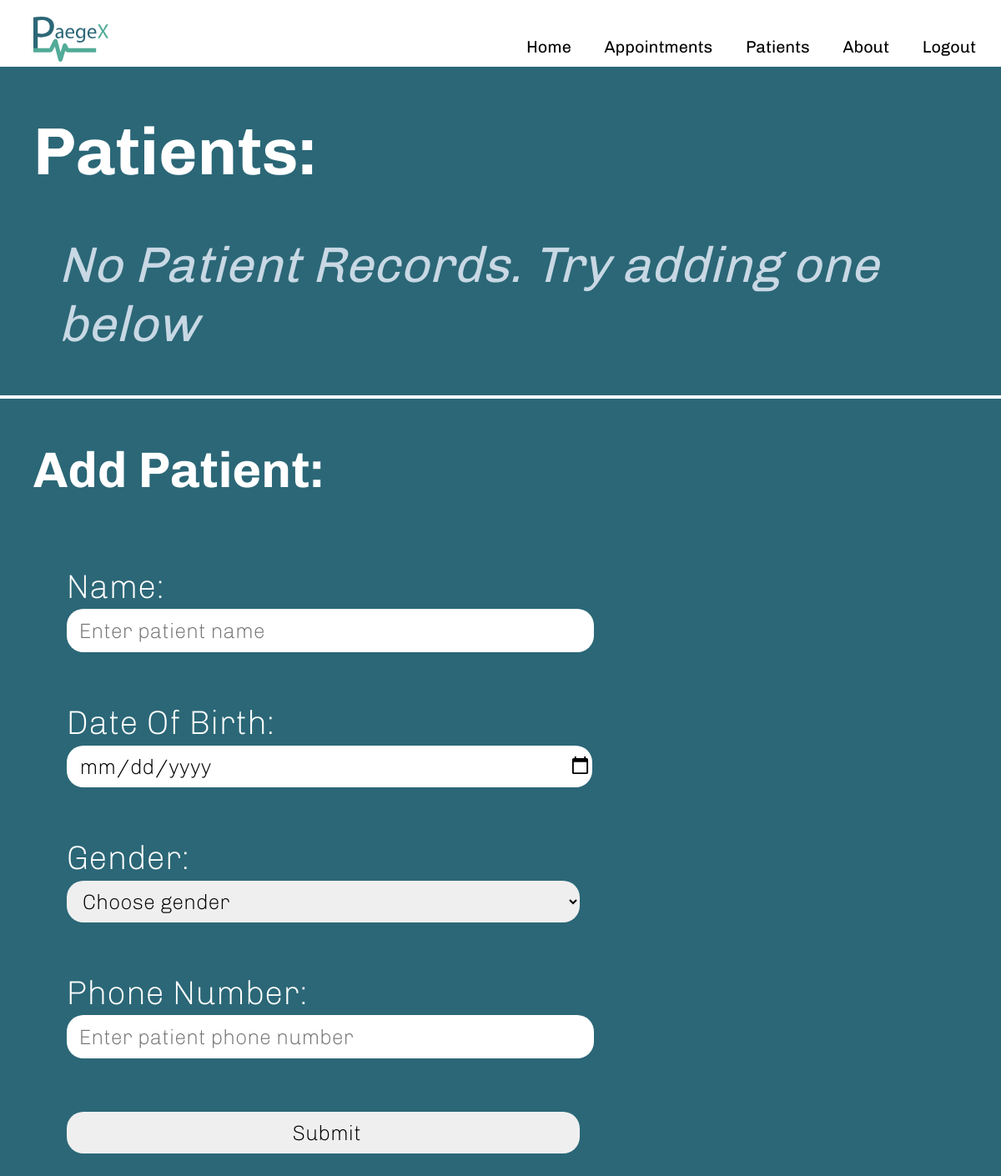
The app's page /patients/ (signed in), older data.
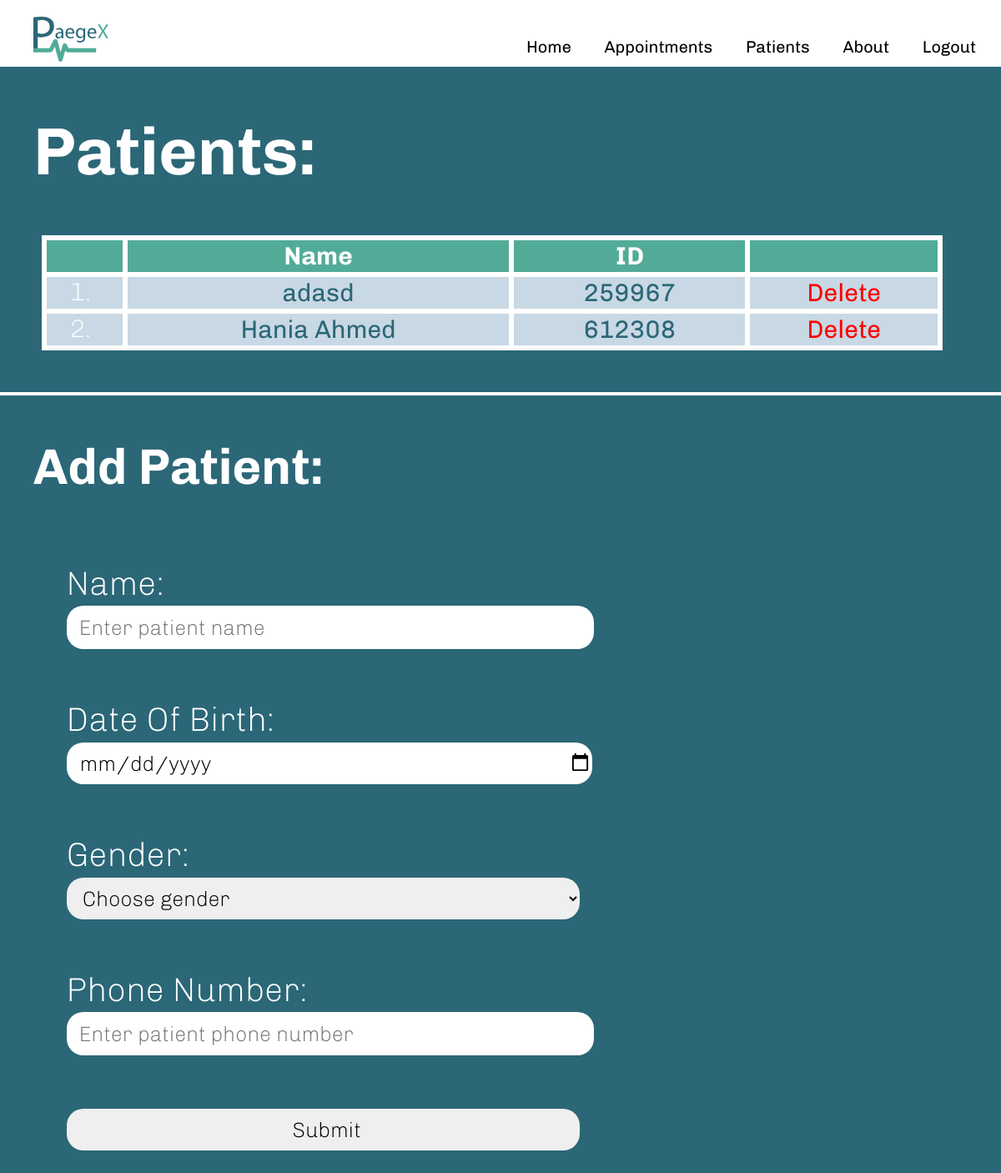
The same page, newer data.
### appointments/models.py (models this page shows, shortened)
class Patient(models.Model):
    user = models.ForeignKey(User, on_delete=models.SET_NULL, null=True, blank=True)
    name = models.CharField(max_length=64)
    id = models.BigAutoField(primary_key=True)
    dateOfBirth = models.DateField(default=timezone.localdate)
    gender = models.CharField(max_length=64, default="")
    phone = models.IntegerField(default=1)
    notes = models.CharField(max_length=1000, default="")

### patients/views.py (the view)
# urls.py: path("", views.appointmentIndex, name="appointmentIndex"),
@login_required(login_url='loginPage')
def appointmentIndex(request):
    user = request.user
    return render(request, "patients/appointmentIndex.html", {
        "appointments": Appointment.objects.filter(patient__user = user),
        "patients": Patient.objects.filter(user = user)
    })

### patients/templates/patients/appointmentIndex.html (shortened to what this page needs)
{% extends "patients/layout.html" %}
{% block body %}
    <h1>Patients:</h1>
    {% if not patients %}
        <h2 class="textMessage">No Patient Records. Try adding one below</h2>
    {% else %}
        <table style="width: 90%;">
            <thead>
                <tr>
                    <th></th>
                    <th>Name</th>
                    <th>ID</th>
                    <th></th>
                </tr>
            </thead>
            <tbody>
                {% for patient in patients %}
                    <tr>
                        <td>
                            <a href="{% url 'patient' patient.id %}">
                                {{patient.name}}
                            </a>
                        </td>
                        <td>
                            <a href="{% url 'patient' patient.id %}">
                                {{patient.id}}
                            </a>
                        </td>
                        <td>
                            <a href="{% url 'removePatient' patient.id %}" class="deleteButton">
                                Delete
                            </a>
                        </td>
                    </tr>
                {% endfor %}
            </tbody>
        </table>
    {% endif %}
    <hr>
    <h2>Add Patient:</h2>
    <form action = "{% url 'addPatient' %}" method="POST">
        <div class="addForm">
            Name:<br>
            <input type="text" name="patientName" placeholder="Enter patient name" required>
        </div>
        <div class="addForm">
            Date Of Birth:<br>
            <input type="date" name="patientDOB" placeholder="Enter patient Date Of Birth" required>
        </div>
        <div class="addForm">
            Gender:<br>
            <select type="date" name="patientGender" placeholder="Gender" required>
                <option value="" disabled selected hidden>Choose gender</option>
            </select>
        </div>
        <div class="addForm">
            Phone Number:<br>
            <input type="tel" name="patientTel" placeholder="Enter patient phone number" required>
        </div>
        <div class="addForm">
            <input type="submit">
        </div>
    </form>
{% endblock %}

Row changes from the older to the newer data that the page shows:
added Patient: name "adasd", id "259967"
added Patient: name "Hania Ahmed", id "612308"
Text that changed along with them:
text no longer shown: "No Patient Records. Try adding one below"
text now shown: "Name ID"
